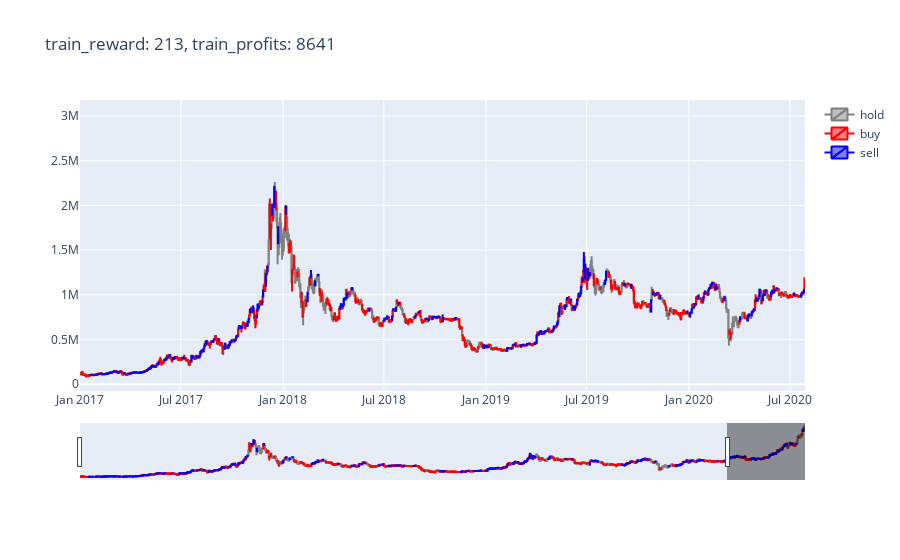

Notebook code for this chart:
### Code cell
act_color0, act_color1, act_color2 = 'gray', 'red', 'blue'
data = [
    Candlestick(x=train0.index, open=train0['Open'], high=train0['High'], low=train0['Low'], close=train0['Close'], increasing=dict(line=dict(color=act_color0)), decreasing=dict(line=dict(color=act_color0)), name='hold'),
    Candlestick(x=train1.index, open=train1['Open'], high=train1['High'], low=train1['Low'], close=train1['Close'], increasing=dict(line=dict(color=act_color1)), decreasing=dict(line=dict(color=act_color1)), name='buy'),
    Candlestick(x=train2.index, open=train2['Open'], high=train2['High'], low=train2['Low'], close=train2['Close'], increasing=dict(line=dict(color=act_color2)), decreasing=dict(line=dict(color=act_color2)), name='sell')
]

layout = {
    'title': 'train_reward: {}, train_profits: {}'.format(
    int(sum(train_rewards)),
    int(train_profits)
    )
}

figure = Figure(data=data, layout=layout)
iplot(figure)

### Figure 1 — Plotly figure (JSON) as saved in the notebook; plotly's stock layout.template omitted (floating-point values rounded to 4 significant figures; data arrays with more than 128 entries replaced by an {"elided": "..."} marker saying what was removed)
{"data": [{"close": {"elided": "458 float values"}, "decreasing": {"line": {"color": "gray"}}, "high": {"elided": "458 float values"}, "increasing": {"line": {"color": "gray"}}, "low": {"elided": "458 float values"}, "name": "hold", "open": {"elided": "458 float values"}, "type": "candlestick", "x": {"elided": "458 str values"}}, {"close": {"elided": "741 float values"}, "decreasing": {"line": {"color": "red"}}, "high": {"elided": "741 float values"}, "increasing": {"line": {"color": "red"}}, "low": {"elided": "741 float values"}, "name": "buy", "open": {"elided": "741 float values"}, "type": "candlestick", "x": {"elided": "741 str values"}}, {"close": {"elided": "253 float values"}, "decreasing": {"line": {"color": "blue"}}, "high": {"elided": "253 float values"}, "increasing": {"line": {"color": "blue"}}, "low": {"elided": "253 float values"}, "name": "sell", "open": {"elided": "253 float values"}, "type": "candlestick", "x": {"elided": "253 str values"}}], "layout": {"autosize": true, "title": {"text": "train_reward: 213, train_profits: 8641"}, "xaxis": {"autorange": false, "range": ["2016-12-31 12:00", "2020-07-27 21:05:35.8429"], "rangeslider": {"autorange": true, "range": ["2016-12-31 12:00", "2020-12-31 12:00"], "yaxis": {"_template": null, "rangemode": "match"}}, "type": "date"}, "yaxis": {"autorange": true, "range": [-75700.0, 3179000.0]}}}
